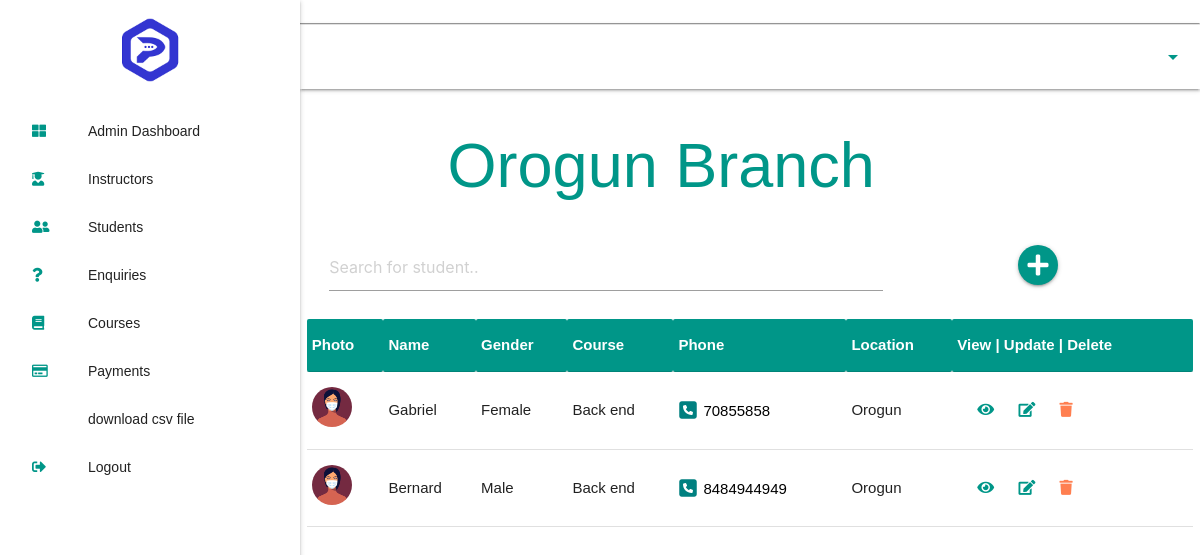
Screenshot of /branch_detail/orogun/ with the database file from the repository.
### parach_dashboard/models.py (models this page shows, shortened)
class BranchLocation(models.Model):
    branch_name = models.CharField(max_length=200, default='Orogun')
    slug = models.SlugField(null=False)

class Student(models.Model):
    firstname = models.CharField(max_length=255)
    lastname = models.CharField(max_length=255)
    mobile_phone = models.BigIntegerField(blank=True, null=True, default='070')
    email = models.EmailField(max_length=255)
    address = models.CharField(max_length=255)
    branch = models.ForeignKey(BranchLocation, null=True, on_delete=models.SET_NULL)
    GENDER = (
        ('Male', 'Male'),
        ('Female', 'Female')
    )
    gender = models.CharField(max_length=7, choices=GENDER, default='Male')
    profile_pic = models.ImageField( upload_to = 'Profile_pics', null = True, blank = True)
    course = models.ForeignKey(Course, null=True, on_delete=models.SET_NULL)
    slug = models.SlugField(null=False)
    amountpaid = models.DecimalField(max_digits=8, decimal_places=2, default='0000000.00',null=True, blank=True)
    STATUS = (
        ('Fully Paid', 'Fully Paid'),
        ('Not Fully Paid', 'Not Fully Paid'),
    )
    payment_status = models.CharField(max_length=16, choices=STATUS, default="Not Fully Paid")
    completed_course = models.BooleanField(default=False, null=True, blank=True)

class Course(models.Model):
    name = models.CharField(max_length=200)
    price = models.DecimalField(max_digits=8, decimal_places=2)
    slug = models.SlugField(null=False)

### parach_dashboard/admin_views.py (the view)
# urls.py: path('branch_detail/<slug:slug>/', admin_views.branch_detail, name='branch_detail'),
def branch_detail(request,slug):
    locations = BranchLocation.objects.get(slug=slug)
    students = Student.objects.filter(branch=locations)
    context = {
        'locations':locations,
        'students':students,
    }
    return render(request, 'admin_templates/location.html', context)

### parach_dashboard/context_processors.py (called while the page is built)
def locationsView(request):
    locations = BranchLocation.objects.all()
    return{
        'locations':locations
    }

### parach_dashboard/templates/admin_templates/location.html (shortened to what this page needs)
{% load static %}
<!DOCTYPE html>
<html lang="en">
  <head>
    <link
      type="text/css"
      rel="stylesheet"
      href="{% static 'css/materialize.min.css' %}"
      media="screen,projection"
    />
    <link rel="stylesheet" href="{% static 'css/customcss.css' %}" />
    <link
      rel="stylesheet"
      href="https://pro.fontawesome.com/releases/v5.10.0/css/all.css"
    />
  </head>
  <br />
  <hr />
  <body>
    <header class="teal">
      <nav>
        <div class="nav-wrapper">
          <ul class="right hide-on-med-and-down">
            <li>---</li>
            <li>
              <a class="dropdown-trigger" href="#!" data-target="dropdown1">
                <i class="material-icons right">arrow_drop_down</i></a
              >
            </li>
          </ul>
        </div>
      </nav>
    </header>
    <ul id="sidenav-1" class="sidenav sidenav-fixed sidenav-icons2">
      <div class="profile_picture">
        <img src="{% static 'img/parach.png' %}" alt="" class="" />
      </div>
      <li class="left-align">
        <a href="{% url 'parach_dashboard:dashboard' %}"
          ><i class="fas fa-th-large"></i>Admin Dashboard</a
        >
      </li>
      <li class="left-align">
        <a href="{% url 'parach_dashboard:instructor_home' %}"
          ><i class="fas fa-user-graduate"></i>Instructors</a
        >
      </li>
      <li class="left-align">
        <a href="{% url 'parach_dashboard:student_home' %}"
          ><i class="fas fa-user-friends"></i> Students</a
        >
      </li>
      <li class="left-align">
        <a href="{% url 'parach_dashboard:enquiry_home' %}"
          ><i class="fas fa-question"></i> Enquiries</a
        >
      </li>
      <li class="left-align">
        <a href="{% url 'parach_dashboard:create_course' %}"
          ><i class="fas fa-book"></i> Courses</a
        >
      </li>
      <li class="left-align">
        <a href=""
          ><i class="far fa-credit-card"></i> Payments</a
        >
      </li>
      <li class="left-align">
        <a href=""
          ><i class="fa fa-location"></i> download csv file</a
        >
      </li>
      <li class="left-align">
        <a href="{% url 'parach_dashboard:logout'%}"
          ><i class="fas fa-sign-out-alt"></i> Logout</a
        >
      </li>
    </ul>
    <main class="">
        <section class="allsudents">
            <div class="row">
               <div class="pt-5 container">
                <h1 style="color:#009688;">{{locations.branch_name}} Branch</h1>
               </div>
            </div>
             <div class="row">
                <div class="col s8 m8">
                  <input type="text" id="myInput" onkeyup="myFunction()" placeholder="Search for student.." title="Type in a name" autocomplete="off">
                </div>
                <div class="col s4 m4">
                      <div class="button-add-student center-align">
                        <a class="btn-floating waves-effect waves-light teal" href="{% url 'parach_dashboard:create_student' %}"><i class="fas fa-plus"></i></a>
                      </div>
                </div>
              </div>
          <div class="table col s12 m12">
            <div class="row">
              <div class="">
                <table class="" id="myTable">
                  <thead>
                    <tr>
                        <th>photo</th>
                        <th>Name</th>
                        <th>gender</th>
                        <th>course</th>
                        <th>phone</th>
                        <th>Location</th>
                        <th class="left-align">View | Update | Delete</th>
                    </tr>
                  </thead>
              {% for student in students %}
              <tbody class="pl-5">
                    <tr>
                      <td>
                        {% if student.profile_pic %}
                        <img src="{{student.profile_pic.url}}" alt="">
                        {% else %}
                        <img src="{% static 'img/2.jpg' %}" alt="" class="" />
                        {% endif %}
                        </td>
                      <td >{{student.firstname}}</td>
                      <td>{{student.gender}}</td>
                      <td>{{student.course.name}}</td>
                      <td class="phone"><a href="tel:{{student.mobile_phone}}">{{student.mobile_phone}}</a></td>
                      <td>{{student.branch.branch_name}}</td>
                      <td id="table-links">
                                  <a href="{% url 'parach_dashboard:student_details' student.slug %}"><i class="fas fa-eye" style="color: #009688;"></i></a>
                                  <a href="{% url 'parach_dashboard:student_updates' student.slug %}"><i class="fas fa-edit" style="color: #009688;"></i></a>
                                  <a href="{% url 'parach_dashboard:student_delete' student.slug %}"><i class="fas fa-trash" style="color: coral;"></i></a>
                      </td>
                    </tr>
                  </tbody>
                  {% empty %}
                  <h3 class="container">Sorry, No student in <span style="color:#009688; border-bottom: 3px solid teal;">{{locations.branch_name}}</span> branch yet</h3>
                  {% endfor %}
                </table>
              </div>
            </div>
          </div>
        </section>
    </main>
  </body>
</html>

### static/css/customcss.css (style rules this page uses)
* { box-sizing: border-box; margin: 0; padding: 0; font-family: helvetica; }
:root { --main-color: #3335d1; --second-color:#009688; }
header, main, footer { padding-left: 300px; }
.nav-wrapper { background-color:#fff; }
.nav-wrapper a { color: var(--second-color)!important; }
.profile_picture img { width: 100px; height: 100px; }
.profile_picture { text-align: center; }
.profile_picture img { width: 100px; height: 100px; border-radius: 50%; }
main { width: 97vw !important; margin:0 auto; }
.allsudents img { width: 40px; height: 40px; border-radius: 50%; }
.allsudents table thead tr { background-color: var(--second-color); color: #fff; text-transform: capitalize; }
.sidenav-icons2 i { color: var(--second-color)!important; }

### parach_dashboard/templates/admin_templates/location.html (style rules this page uses)
#table-links a { padding-left: 20px; }
svg { width: 20px; height: 20px; fill: teal; }
.phone { display: flex; margin-top: 13px; gap: 5px; color: #000; }
.phone a { color: #000; }

### rows the page displays
BranchLocation: branch_name "Orogun"
Student: firstname "Gabriel", gender "Female", course.name "Back end", mobile_phone "70855858", branch.branch_name "Orogun"
Student: firstname "Bernard", gender "Male", course.name "Back end", mobile_phone "8484944949", branch.branch_name "Orogun"
